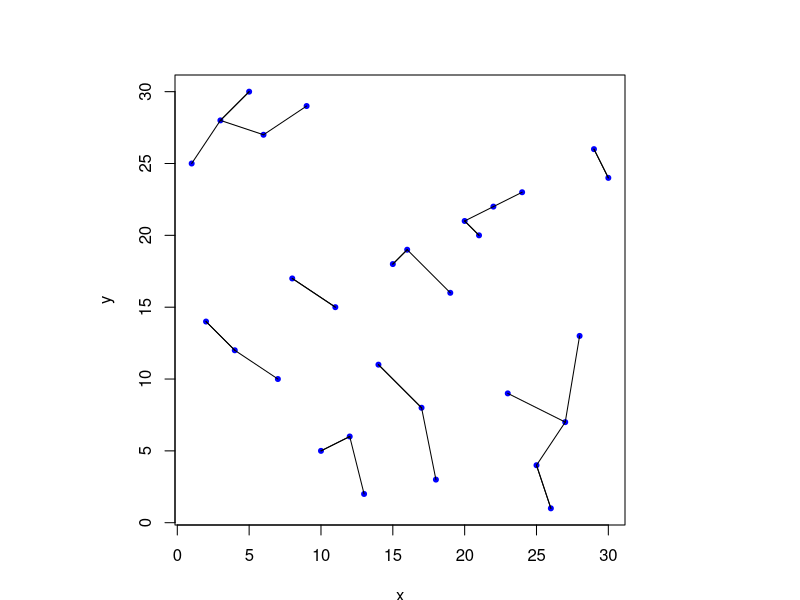

Source code (R):
#Código para calcular la distancia entre dos puntos.

distancia <- function(x1, y1, x2, y2){
  return(sqrt((x2 - x1)^2 + (y2 - y1)^2))
}


#Calculamos la distancia ente dos puntos con nuestra funcion

distancia(3, 4, 0, 0)


#
distaCerca <- function(m,n){
  
  r <- numeric(n)
  nn <- numeric(n)
  d <- numeric(n)
  x <- c(seq(1:m))
  x <- sample(x, n)
  y <- c(seq(1:m))
  y <- sample(y, n)
  
  par(pty = "s", pin = c(4.5, 4.5))
  plot(x, y, pch = 20,
       bg = "red",
       col = "blue",
       cex = 1,
       lwd = 1)
  
  for (i in 1:n){
    for (j in 1:n){
      d[j] <- distancia(x[i], y[i], x[j], y[j])
      r[i] <- min(d[-i])
      nn[i] <- which(d == r[i])
    }
  }
  
  show(d)
  show(nn)
  show(x)
  show(y)
  
  for (i in 1:n){
    lines(c(x[i], x[nn[i]]), c(y[i], y[nn[i]]))
  }
}

distaCerca(30,30)
